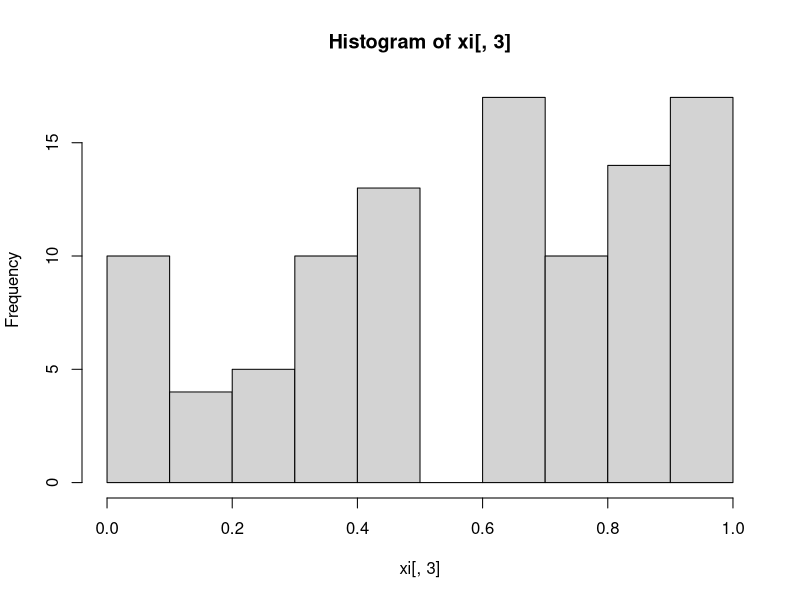
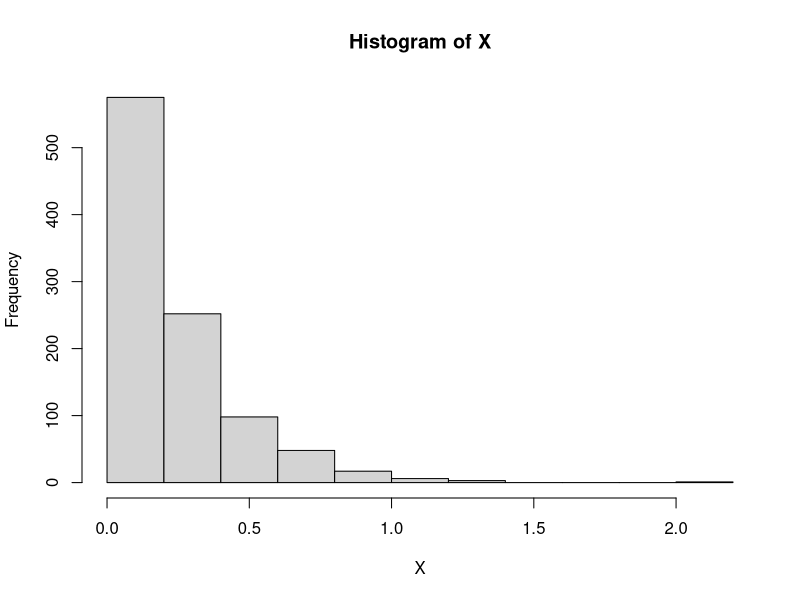

The R script that drew these images, in order:
##KELOMPOK 4 (GANJIL)##
#NAMA : FATCHI ARIFATUL ULYA  (B2A020021)
#       YUSRISMA ASYFANI      (B2A020023)
#       NUR HANIFAH IBRAHIM   (B2A020036)
#ADDITIVE & EKSPONENSIAL

Additive_RNG<-function(a,z0,c,m,n) {
  xi<-matrix(NA,n,3)
  colnames(xi)<-c("aZ(i-1)+c","Xi","Ui")
  for (i in 1:n) 
  {
    xi[i,1]<-(a*z0+c)
    xi[i,2]<-xi[i,1]%%m
    xi[i,3]<-xi[i,2]/m
    z0<-xi[i,2]
  }
  hist(xi[,3])
  View(xi)
  X<-xi[,3]
  i<-1000
  lambda<-4
  U<-runif(i)
  X<--log(U)/lambda
  hist(X)
  X<- rexp(16,4)
  X
}
Additive_RNG(35,11123,437,138,100)
